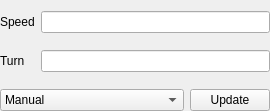
<?xml version="1.0" encoding="UTF-8"?>
<ui version="4.0">
 <class>form_main</class>
 <widget class="QWidget" name="form_main">
  <property name="geometry">
   <rect>
    <x>0</x>
    <y>0</y>
    <width>260</width>
    <height>111</height>
   </rect>
  </property>
  <property name="maximumSize">
   <size>
    <width>260</width>
    <height>111</height>
   </size>
  </property>
  <property name="windowTitle">
   <string>Form</string>
  </property>
  <layout class="QGridLayout" name="grid_main">
   <property name="leftMargin">
    <number>0</number>
   </property>
   <property name="topMargin">
    <number>0</number>
   </property>
   <property name="rightMargin">
    <number>0</number>
   </property>
   <property name="bottomMargin">
    <number>0</number>
   </property>
   <item row="1" column="0">
    <widget class="QComboBox" name="combo_manipulation">
     <item>
      <property name="text">
       <string>Manual</string>
      </property>
     </item>
     <item>
      <property name="text">
       <string>Relative Inverse Kinematic</string>
      </property>
     </item>
     <item>
      <property name="text">
       <string>Absolute Reverse Kinematic</string>
      </property>
     </item>
    </widget>
   </item>
   <item row="1" column="1">
    <widget class="QPushButton" name="button_update">
     <property name="text">
      <string>Update</string>
     </property>
    </widget>
   </item>
   <item row="0" column="0" colspan="2">
    <widget class="QFrame" name="frame_inputs">
     <layout class="QGridLayout" name="grid_inputs">
      <property name="leftMargin">
       <number>0</number>
      </property>
      <property name="topMargin">
       <number>0</number>
      </property>
      <property name="rightMargin">
       <number>0</number>
      </property>
      <property name="bottomMargin">
       <number>0</number>
      </property>
      <item row="0" column="0">
       <widget class="QLabel" name="label_speed">
        <property name="text">
         <string>Speed</string>
        </property>
       </widget>
      </item>
      <item row="0" column="1">
       <widget class="QLineEdit" name="lineedit_speed">
        <property name="placeholderText">
         <string/>
        </property>
       </widget>
      </item>
      <item row="1" column="0">
       <widget class="QLabel" name="label_turn">
        <property name="text">
         <string>Turn</string>
        </property>
       </widget>
      </item>
      <item row="1" column="1">
       <widget class="QLineEdit" name="lineedit_turn"/>
      </item>
     </layout>
    </widget>
   </item>
  </layout>
 </widget>
 <resources/>
 <connections/>
</ui>
